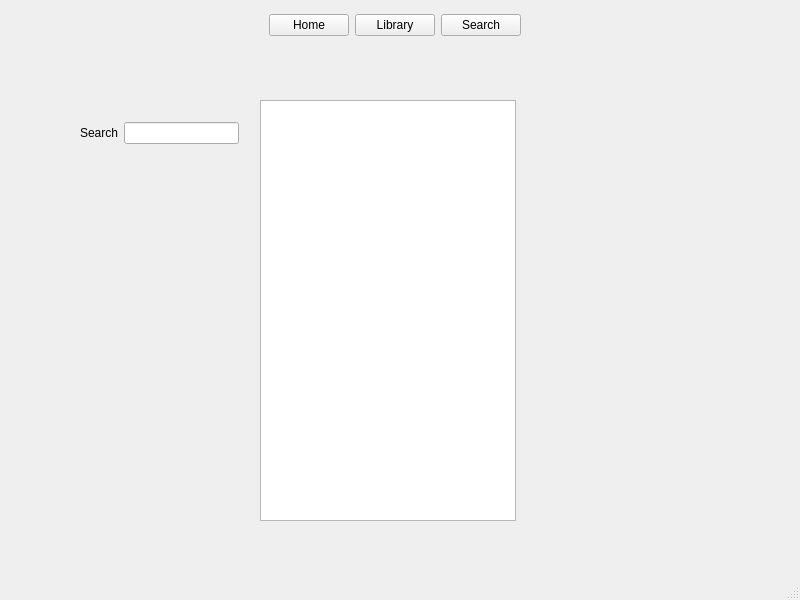
<?xml version="1.0" encoding="UTF-8"?>
<ui version="4.0">
 <class>MainWindow</class>
 <widget class="QMainWindow" name="MainWindow">
  <property name="geometry">
   <rect>
    <x>0</x>
    <y>0</y>
    <width>800</width>
    <height>600</height>
   </rect>
  </property>
  <property name="windowTitle">
   <string>MainWindow</string>
  </property>
  <widget class="QWidget" name="centralwidget">
   <widget class="QWidget" name="layoutWidget">
    <property name="geometry">
     <rect>
      <x>220</x>
      <y>10</y>
      <width>350</width>
      <height>30</height>
     </rect>
    </property>
    <layout class="QHBoxLayout" name="horizontalLayout_3">
     <item>
      <spacer name="horizontalSpacer">
       <property name="orientation">
        <enum>Qt::Horizontal</enum>
       </property>
       <property name="sizeHint" stdset="0">
        <size>
         <width>40</width>
         <height>20</height>
        </size>
       </property>
      </spacer>
     </item>
     <item>
      <layout class="QHBoxLayout" name="horizontalLayout_2">
       <item>
        <layout class="QHBoxLayout" name="horizontalLayout">
         <item>
          <widget class="QPushButton" name="pushButton_2">
           <property name="text">
            <string>Home</string>
           </property>
          </widget>
         </item>
         <item>
          <widget class="QPushButton" name="pushButton_3">
           <property name="text">
            <string>Library</string>
           </property>
          </widget>
         </item>
         <item>
          <widget class="QPushButton" name="pushButton">
           <property name="text">
            <string>Search</string>
           </property>
          </widget>
         </item>
        </layout>
       </item>
      </layout>
     </item>
     <item>
      <spacer name="horizontalSpacer_2">
       <property name="orientation">
        <enum>Qt::Horizontal</enum>
       </property>
       <property name="sizeHint" stdset="0">
        <size>
         <width>40</width>
         <height>20</height>
        </size>
       </property>
      </spacer>
     </item>
    </layout>
   </widget>
   <widget class="QStackedWidget" name="stackedWidget">
    <property name="geometry">
     <rect>
      <x>80</x>
      <y>80</y>
      <width>631</width>
      <height>451</height>
     </rect>
    </property>
    <property name="currentIndex">
     <number>0</number>
    </property>
    <widget class="QWidget" name="page">
     <widget class="QListWidget" name="listWidget">
      <property name="geometry">
       <rect>
        <x>180</x>
        <y>20</y>
        <width>256</width>
        <height>421</height>
       </rect>
      </property>
     </widget>
     <widget class="QWidget" name="">
      <property name="geometry">
       <rect>
        <x>0</x>
        <y>40</y>
        <width>159</width>
        <height>26</height>
       </rect>
      </property>
      <layout class="QHBoxLayout" name="horizontalLayout_4">
       <item>
        <widget class="QLabel" name="label">
         <property name="text">
          <string>Search</string>
         </property>
        </widget>
       </item>
       <item>
        <widget class="QLineEdit" name="lineEdit"/>
       </item>
      </layout>
     </widget>
    </widget>
    <widget class="QWidget" name="page_2"/>
   </widget>
  </widget>
  <widget class="QStatusBar" name="statusbar"/>
 </widget>
 <resources/>
 <connections/>
</ui>
